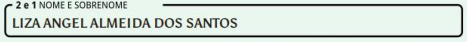
#> input picture nome_cnh.png, 467 x 42 px
$ python testar_nome_imagem.py
#> lines starting #> are read from the running program, lines starting #| are printed output that depends on the picture
from pathlib import Path

import pytesseract
from PIL import Image, ImageOps, ImageEnhance, ImageFilter


pytesseract.pytesseract.tesseract_cmd = (
    r"C:\Program Files\Tesseract-OCR\tesseract.exe"
)

arquivo = Path(__file__).parent / "nome_cnh.png"

if not arquivo.exists():
    raise FileNotFoundError(
        f"Imagem não encontrada: {arquivo}"
    )

imagem = Image.open(arquivo)
#> imagem is the input picture: PIL image 467x42 RGBA; mean R, G, B, A 205.3, 215.7, 208.8, 255
imagem = ImageOps.grayscale(imagem)
#> imagem: PIL image 467x42 L
imagem = ImageEnhance.Contrast(imagem).enhance(2)
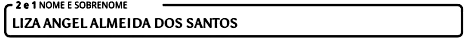
#> imagem: PIL image 467x42 L; min 0, max 255, mean 211.6
imagem = imagem.filter(ImageFilter.SHARPEN)
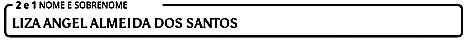
#> imagem: PIL image 467x42 L; min 0, max 255, mean 212.3

imagem = imagem.resize(
    (imagem.width * 3, imagem.height * 3)
)
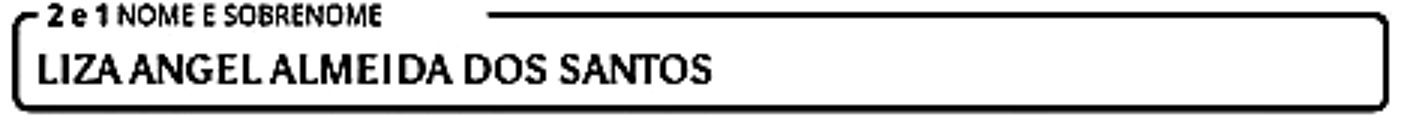
#> imagem: PIL image 1401x126 L; min 0, max 255, mean 212.1

#> (the run stopped early here; a loop or call above may not have finished)

$ run again, with diagnostico_cnh_recorte.png copied over nome_cnh.png
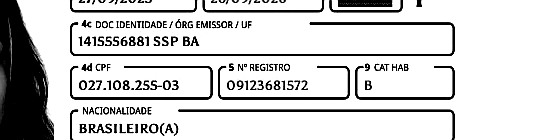
#> input picture diagnostico_cnh_recorte.png, 550 x 140 px
#> imagem is the input picture: PIL image 550x140 L; min 0, max 255, mean 209
#> `imagem = ImageEnhance.Contrast(imagem).enhance(2)`:
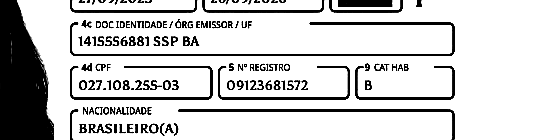
#> imagem: PIL image 550x140 L; min 0, max 255, mean 206.5
#> `imagem = imagem.resize( (imagem.width * 3, imagem.height * 3) )`:
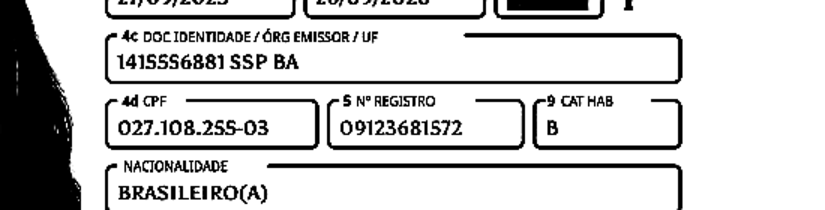
#> imagem: PIL image 1650x420 L (shown at 1/2 size); min 0, max 255, mean 206.4
